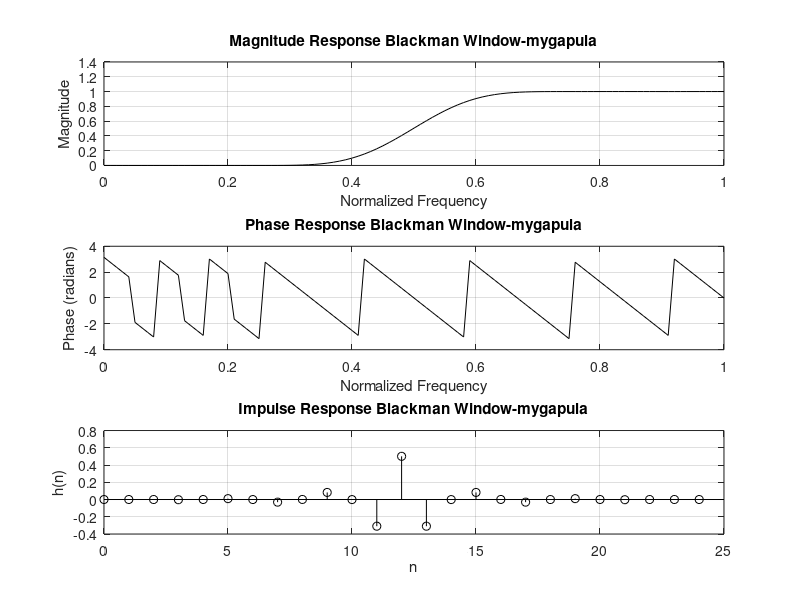

The MATLAB script that drew this image:
clc;
clear;
close all;
% Design of High Pass FIR Filter using Blackman Window
wc = 0.5*pi;
N = 25;
b = fir1(N-1, wc/pi, 'high', blackman(N));
disp('b=');
disp(b)
% Frequency response
w = 0:0.01*pi:pi;
h = freqz(b, 1, w);
%PLOTS
figure;
% Magnitude Response
subplot(3,1,1);
plot(w/pi, abs(h), 'k');
xlabel('Normalized Frequency');
ylabel('Magnitude');
title('Magnitude Response Blackman Window-mygapula');
grid on;
% Phase Response
subplot(3,1,2);
plot(w/pi, angle(h), 'k');
xlabel('Normalized Frequency');
ylabel('Phase (radians)');
title('Phase Response Blackman Window-mygapula');
grid on;
% Impulse Response
subplot(3,1,3);
stem(0:length(b)-1, b, 'k');
xlabel('n');
ylabel('h(n)');
title('Impulse Response Blackman Window-mygapula');
grid on;
